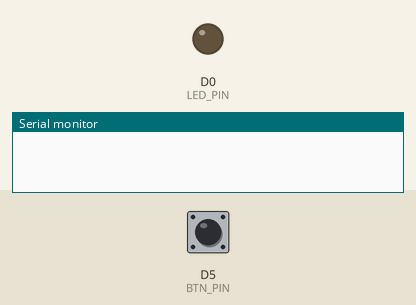
Simulated run of this sketch. Board: ESP8266 (NodeMCU). Shown: output pins drawn as LEDs (lit = HIGH), the last lines printed to the serial monitor. Inputs (shaded band) come from the test bench; at power-on: D5 (BTN_PIN) HIGH.

Above: at 1.2 s.
1.3 s: D5 (BTN_PIN) pulled LOW for 0.15 s
At 1.8 s:
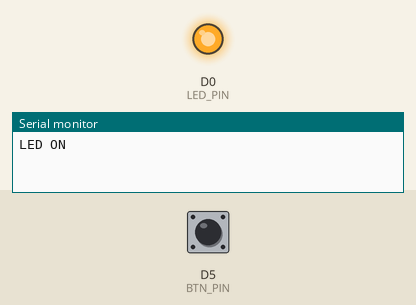
2.9 s: D5 (BTN_PIN) pulled LOW for 1 s
At 4.2 s:
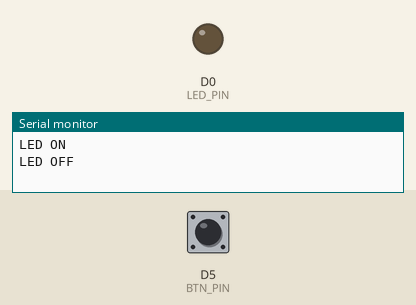
5.4 s: D5 (BTN_PIN) pulled LOW for 3.2 s
At 6.1 s:
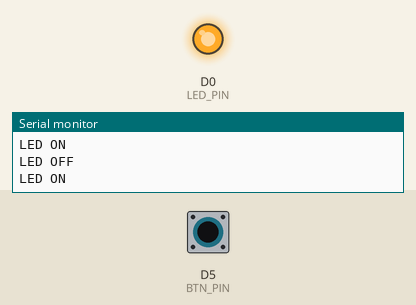
Timing chart, 0 to 8.4 s (numbered marks = the images above; inputs shaded):
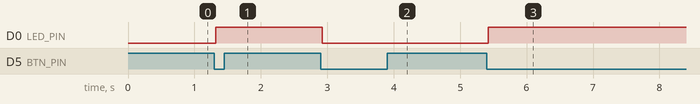

The sketch:

button_led_test.ino
```cpp
// Wiring test: press button on D5 to toggle LED on D0.
// No MIDI, no USB stack requirements — plain Arduino.

#include <Arduino.h>

const uint8_t LED_PIN = D0;
const uint8_t BTN_PIN = D5;
const unsigned long DEBOUNCE_MS = 20;

bool ledOn = false;
int  lastStableLevel = HIGH;   // INPUT_PULLUP: released = HIGH, pressed = LOW
int  lastReadLevel   = HIGH;
unsigned long lastChangeMs = 0;

void setup() {
  pinMode(LED_PIN, OUTPUT);
  pinMode(BTN_PIN, INPUT_PULLUP);
  digitalWrite(LED_PIN, LOW);

  Serial.begin(115200);
}

void loop() {
  int reading = digitalRead(BTN_PIN);

  if (reading != lastReadLevel) {
    lastChangeMs = millis();
    lastReadLevel = reading;
  }

  if ((millis() - lastChangeMs) > DEBOUNCE_MS && reading != lastStableLevel) {
    lastStableLevel = reading;

    // Toggle on press edge (HIGH -> LOW).
    if (lastStableLevel == LOW) {
      ledOn = !ledOn;
      digitalWrite(LED_PIN, ledOn ? HIGH : LOW);
      Serial.println(ledOn ? "LED ON" : "LED OFF");
    }
  }
}
```

Measured:
- after the input at 1.3 s, D0 (LED_PIN): LOW → HIGH at once
- after the input at 2.9 s, D0 (LED_PIN): HIGH → LOW at once
- after the input at 5.4 s, D0 (LED_PIN): LOW → HIGH at once
